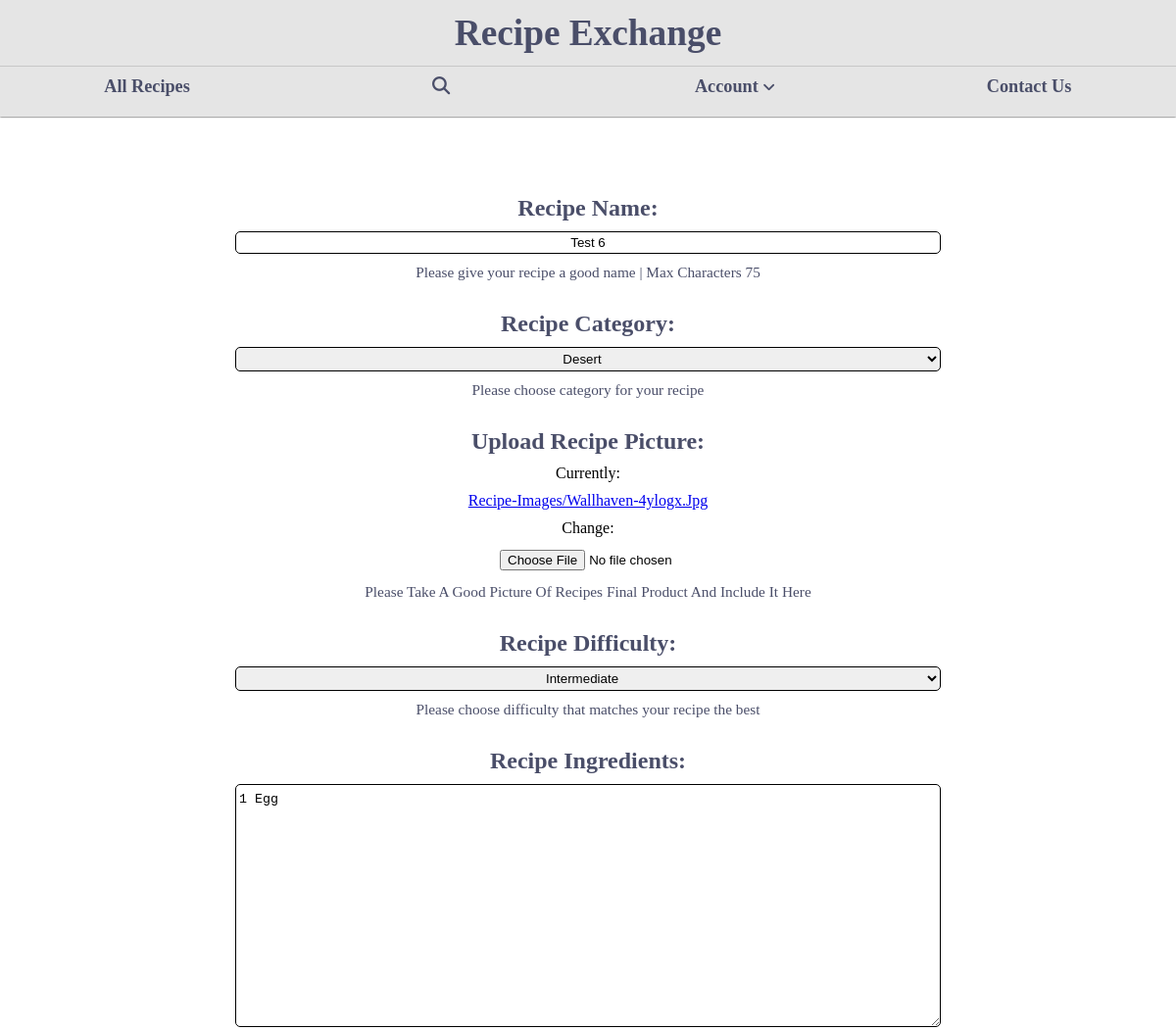
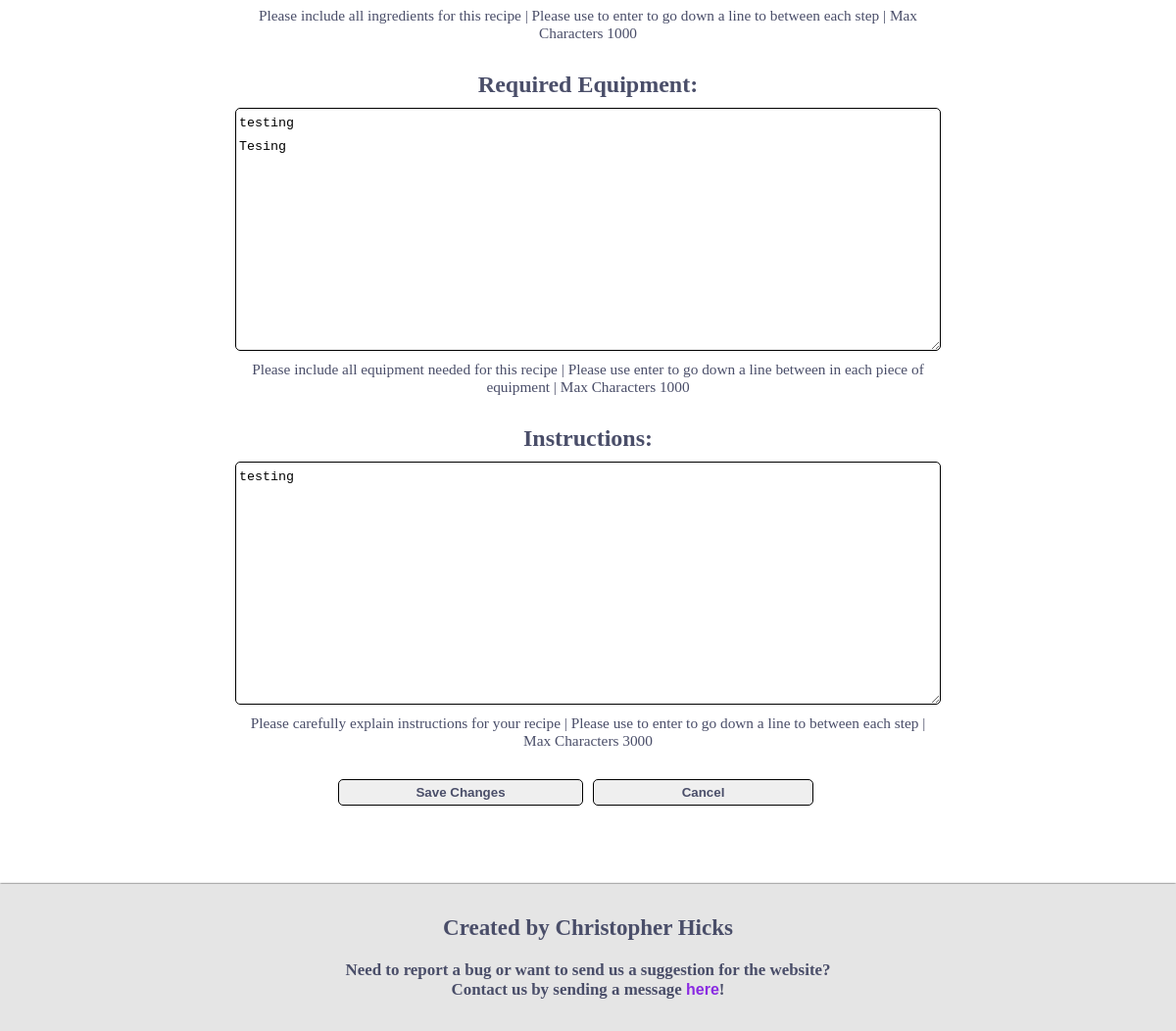
Page /edit-recipe/7/ (signed in) on the committed database (2 pictures, top to bottom).
### recipe_share/models.py (models this page shows, shortened)
class UserRecipe(models.Model):
    difficulty_options = [
        ('Beginner', 'Beginner'),
        ('Intermediate', 'Intermediate'),
        ('Advanced', 'Advanced'),
    ]
    recipe_name = models.CharField(max_length=75, help_text='Please give your recipe a good name | Max Characters 75')
    recipe_category = models.ForeignKey(RecipeCategory, on_delete=models.SET_NULL, null=True, help_text='Please choose category for your recipe')
    recipe_picture = models.ImageField(upload_to='recipe-images/', default='', null=True, blank=True, help_text="Please take a good picture of recipes final product and include it here")
    recipe_difficulty = models.CharField(max_length=13, choices=difficulty_options, help_text="Please choose difficulty that matches your recipe the best")
    instructions = models.TextField(validators=[MaxLengthValidator(3000)], help_text="Please carefully explain instructions for your recipe | Please use to enter to go down a line to between each step | Max Characters 3000")
    recipe_ingredients = models.TextField(validators=[MaxLengthValidator(1000)], help_text="Please include all ingredients for this recipe | Please use to enter to go down a line to between each step | Max Characters 1000")
    required_equipment = models.TextField(validators=[MaxLengthValidator(1000)], help_text="Please include all equipment needed for this recipe | Please use enter to go down a line between in each piece of equipment | Max Characters 1000")
    created_at = models.DateField(auto_now_add=True, editable=False, null=True)
    created_by = models.ForeignKey(User, on_delete=models.CASCADE, related_name='recipes', editable=False, null=True)
    likes = models.ManyToManyField(User, related_name='liked_posts', blank=True)

### recipe_share/views.py (the view)
# urls.py: path('edit-recipe/<int:recipe_id>/', views.edit_recipe, name='edit-recipe'),
def edit_recipe(request, recipe_id):
    recipe = get_object_or_404(UserRecipe, id=recipe_id)
    if recipe.created_by == request.user:
        if request.method == 'POST':
            form =CreateRecipe(request.POST, instance=recipe)
            if form.is_valid():
                form.save()
                messages.success(request, 'Changes Saved!')
                return redirect ('view-recipe', recipe_id=recipe.id)
        else:
            form = CreateRecipe(instance=recipe)
    else:
        messages.success(request, 'Only the creator of a recipe can edit it!')
        return redirect(request.META.get('HTTP_REFERER', '/'))
    return render(request, 'edit-recipe.html', {'recipe': recipe, 'form': form})

### recipe_share/forms.py
class CreateRecipe(forms.ModelForm):
    class Meta:
        model = UserRecipe
        fields = ['recipe_name', 'recipe_category', 'recipe_picture', 'recipe_difficulty', 'recipe_ingredients', 'required_equipment', 'instructions']
        labels = {
            'recipe_picture': 'Upload Recipe Picture',
        }

### recipe_share/models.py (called while the page is built)
    def __str__(self):
        return self.name

### recipe_share/templates/edit-recipe.html (shortened to what this page needs)
{% extends "base.html" %}
{% load static %}
{% block content %}
<head>
    <link rel="stylesheet" href="{% static 'css/edit-recipe.css' %}">
</head>
<form action="{% url 'edit-recipe' recipe.id %}?next={{ request.GET.next }}" method="POST" id="edit-recipe" enctype="multipart/form-data">
    {{form.as_p}}
    <div id="edit-recipe-button-box">
        <button type='submit'>Save Changes</button>
        <a href="{% url 'view-recipe' recipe.id%}?next={{ request.GET.next }}" id="cancel-link"><button type="button" id="cancel">Cancel</button></a>
    </div>
</form>
{% endblock content %}

### static/css/base.css (style rules this page uses)
* { margin: 0; padding: 0; box-sizing: border-box; }
body { display: grid; grid-template-rows: auto auto auto; }

### static/css/edit-recipe.css (style rules this page uses)
#edit-recipe { display: flex; flex-direction: column; align-items: center; justify-content: center; gap: 30px; margin: 50px 0; }
#edit-recipe p { display: flex; flex-direction: column; align-items: center; justify-content: center; gap: 10px; width: 100%; text-align: center; }
#edit-recipe label { font-size: 1.5rem; color: #4a4e69; font-weight: bold; text-transform: capitalize; }
.helptext { max-width: 720px; width: 90%; text-align: center; font-size: clamp(0.8rem, 0.747rem + 0.281vw, 1rem); color: #4a4e69; }
#edit-recipe-button-box { display: flex; gap: 10px; justify-content: center; align-items: center; flex-wrap: wrap; width: 100%; }
#cancel { width: 100%; max-width: 250px; padding: 5px 0; font-weight: bold; border: 1px solid black; border-radius: 5px; color: #4a4e69; }
#cancel-link { max-width: 250px; width: 100%; }
#edit-recipe p:nth-of-type(3) { text-transform: capitalize; }

### rows in the picture
UserRecipe: recipe_name "Test 6", recipe_category "Desert", recipe_difficulty "Intermediate", recipe_ingredients "1 Egg", required_equipment "testing Tesing", instructions "testing"
